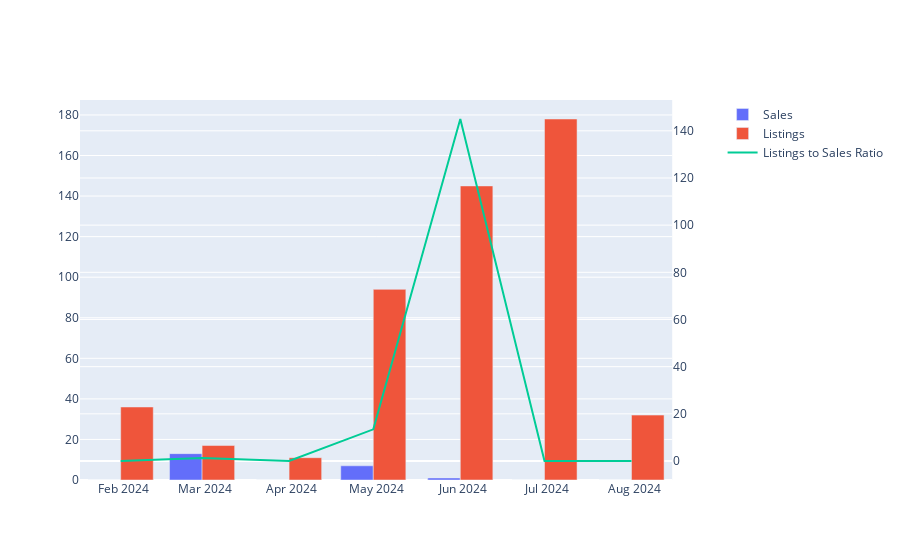

Notebook code for this chart:
### Code cell
listing_to_sales_fig = make_subplots(specs=[[{"secondary_y": True}]])

# Add bar chart for sales
listing_to_sales_fig.add_trace(
    go.Bar(
        x=monthly_listings.index,
        y=monthly_listings['sales'],
        name='Sales'
    ),
    secondary_y=False
)

listing_to_sales_fig.add_trace(
    go.Bar(
        x=monthly_listings.index,
        y=monthly_listings['listings'],
        name='Listings'
    ),
    secondary_y=False
)

# Add line chart for cumulative sales
listing_to_sales_fig.add_trace(
    go.Scatter(
        x=monthly_listings.index,
        y=monthly_listings['listings_to_sales_ratio'],
        name='Listings to Sales Ratio',
        mode='lines'
    ),
    secondary_y=True
)

listing_to_sales_fig.show()

### Figure 1 — Plotly figure (JSON) as saved in the notebook; plotly's stock layout.template omitted (floating-point values rounded to 4 significant figures)
{"data": [{"name": "Sales", "type": "bar", "x": ["2024-01-31T00:00:00", "2024-02-29T00:00:00", "2024-03-31T00:00:00", "2024-04-30T00:00:00", "2024-05-31T00:00:00", "2024-06-30T00:00:00", "2024-07-31T00:00:00"], "xaxis": "x", "y": [0, 13, 0, 7, 1, 0, 0], "yaxis": "y"}, {"name": "Listings", "type": "bar", "x": ["2024-01-31T00:00:00", "2024-02-29T00:00:00", "2024-03-31T00:00:00", "2024-04-30T00:00:00", "2024-05-31T00:00:00", "2024-06-30T00:00:00", "2024-07-31T00:00:00"], "xaxis": "x", "y": [36, 17, 11, 94, 145, 178, 32], "yaxis": "y"}, {"mode": "lines", "name": "Listings to Sales Ratio", "type": "scatter", "x": ["2024-01-31T00:00:00", "2024-02-29T00:00:00", "2024-03-31T00:00:00", "2024-04-30T00:00:00", "2024-05-31T00:00:00", "2024-06-30T00:00:00", "2024-07-31T00:00:00"], "xaxis": "x", "y": [0, 1.308, 0, 13.43, 145, 0, 0], "yaxis": "y2"}], "layout": {"autosize": true, "xaxis": {"anchor": "y", "autorange": true, "domain": [0, 0.94], "range": ["2024-01-16 12:00", "2024-08-14 12:00"], "type": "date"}, "yaxis": {"anchor": "x", "autorange": true, "domain": [0, 1], "range": [0, 187.4], "type": "linear"}, "yaxis2": {"anchor": "x", "autorange": true, "overlaying": "y", "range": [-8.056, 153.1], "side": "right", "type": "linear"}}}
